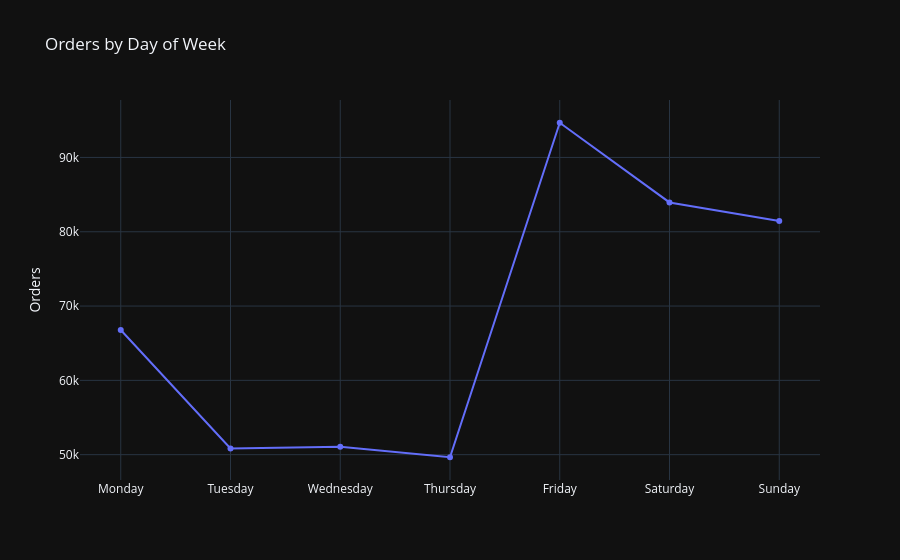

Here is the notebook cell this chart was saved with:
### Code cell
fig = px.line(
    dow,
    x='day_of_week',
    y='Orders',
    markers=True,
    title='Orders by Day of Week'
)

fig.update_layout(
    template='plotly_dark',
    xaxis_title='',
    yaxis_title='Orders'
)

fig.show()

### Figure 1 — Plotly figure (JSON) as saved in the notebook; plotly's stock layout.template omitted (floating-point values rounded to 4 significant figures)
{"data": [{"hovertemplate": "day_of_week=%{x}<br>Orders=%{y}<extra></extra>", "legendgroup": "", "line": {"color": "#636efa", "dash": "solid"}, "marker": {"symbol": "circle"}, "mode": "lines+markers", "name": "", "orientation": "v", "showlegend": false, "type": "scatter", "x": ["Monday", "Tuesday", "Wednesday", "Thursday", "Friday", "Saturday", "Sunday"], "xaxis": "x", "y": [66781, 50836, 51077, 49652, 94670, 83946, 81441], "yaxis": "y"}], "layout": {"legend": {"tracegroupgap": 0}, "title": {"text": "Orders by Day of Week"}, "xaxis": {"anchor": "y", "domain": [0, 1], "title": {"text": ""}}, "yaxis": {"anchor": "x", "domain": [0, 1], "title": {"text": "Orders"}}}}
